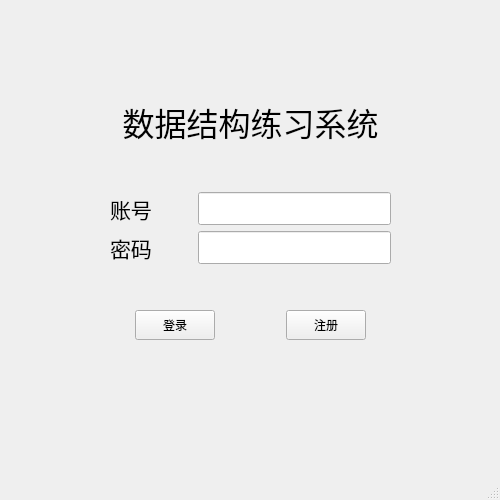
<?xml version="1.0" encoding="UTF-8"?>
<ui version="4.0">
 <class>MainWindow</class>
 <widget class="QMainWindow" name="MainWindow">
  <property name="windowModality">
   <enum>Qt::NonModal</enum>
  </property>
  <property name="geometry">
   <rect>
    <x>0</x>
    <y>0</y>
    <width>500</width>
    <height>500</height>
   </rect>
  </property>
  <property name="minimumSize">
   <size>
    <width>300</width>
    <height>300</height>
   </size>
  </property>
  <property name="maximumSize">
   <size>
    <width>500</width>
    <height>500</height>
   </size>
  </property>
  <property name="focusPolicy">
   <enum>Qt::StrongFocus</enum>
  </property>
  <property name="windowTitle">
   <string>系统登录界面</string>
  </property>
  <property name="layoutDirection">
   <enum>Qt::LeftToRight</enum>
  </property>
  <widget class="QWidget" name="centralwidget">
   <layout class="QGridLayout" name="gridLayout">
    <item row="0" column="1">
     <spacer name="verticalSpacer">
      <property name="orientation">
       <enum>Qt::Vertical</enum>
      </property>
      <property name="sizeHint" stdset="0">
       <size>
        <width>20</width>
        <height>68</height>
       </size>
      </property>
     </spacer>
    </item>
    <item row="1" column="0">
     <spacer name="horizontalSpacer_5">
      <property name="orientation">
       <enum>Qt::Horizontal</enum>
      </property>
      <property name="sizeHint" stdset="0">
       <size>
        <width>39</width>
        <height>20</height>
       </size>
      </property>
     </spacer>
    </item>
    <item row="1" column="1">
     <layout class="QVBoxLayout" name="verticalLayout">
      <item>
       <widget class="QLabel" name="label_title">
        <property name="font">
         <font>
          <pointsize>24</pointsize>
         </font>
        </property>
        <property name="text">
         <string>数据结构练习系统</string>
        </property>
        <property name="alignment">
         <set>Qt::AlignCenter</set>
        </property>
       </widget>
      </item>
      <item>
       <spacer name="verticalSpacer_3">
        <property name="orientation">
         <enum>Qt::Vertical</enum>
        </property>
        <property name="sizeHint" stdset="0">
         <size>
          <width>20</width>
          <height>40</height>
         </size>
        </property>
       </spacer>
      </item>
      <item>
       <layout class="QHBoxLayout" name="horizontalLayout_3">
        <item>
         <spacer name="horizontalSpacer_10">
          <property name="orientation">
           <enum>Qt::Horizontal</enum>
          </property>
          <property name="sizeHint" stdset="0">
           <size>
            <width>40</width>
            <height>20</height>
           </size>
          </property>
         </spacer>
        </item>
        <item>
         <widget class="QLabel" name="label_account">
          <property name="font">
           <font>
            <pointsize>16</pointsize>
           </font>
          </property>
          <property name="text">
           <string>账号</string>
          </property>
         </widget>
        </item>
        <item>
         <spacer name="horizontalSpacer">
          <property name="orientation">
           <enum>Qt::Horizontal</enum>
          </property>
          <property name="sizeHint" stdset="0">
           <size>
            <width>40</width>
            <height>20</height>
           </size>
          </property>
         </spacer>
        </item>
        <item>
         <widget class="QLineEdit" name="lineEdit_account">
          <property name="font">
           <font>
            <pointsize>16</pointsize>
           </font>
          </property>
         </widget>
        </item>
        <item>
         <spacer name="horizontalSpacer_8">
          <property name="orientation">
           <enum>Qt::Horizontal</enum>
          </property>
          <property name="sizeHint" stdset="0">
           <size>
            <width>40</width>
            <height>20</height>
           </size>
          </property>
         </spacer>
        </item>
       </layout>
      </item>
      <item>
       <layout class="QHBoxLayout" name="horizontalLayout_2">
        <item>
         <spacer name="horizontalSpacer_11">
          <property name="orientation">
           <enum>Qt::Horizontal</enum>
          </property>
          <property name="sizeHint" stdset="0">
           <size>
            <width>40</width>
            <height>20</height>
           </size>
          </property>
         </spacer>
        </item>
        <item>
         <widget class="QLabel" name="label_password">
          <property name="font">
           <font>
            <pointsize>16</pointsize>
           </font>
          </property>
          <property name="text">
           <string>密码</string>
          </property>
         </widget>
        </item>
        <item>
         <spacer name="horizontalSpacer_2">
          <property name="orientation">
           <enum>Qt::Horizontal</enum>
          </property>
          <property name="sizeHint" stdset="0">
           <size>
            <width>40</width>
            <height>20</height>
           </size>
          </property>
         </spacer>
        </item>
        <item>
         <widget class="QLineEdit" name="lineEdit_password">
          <property name="font">
           <font>
            <pointsize>16</pointsize>
           </font>
          </property>
          <property name="echoMode">
           <enum>QLineEdit::Password</enum>
          </property>
          <property name="dragEnabled">
           <bool>false</bool>
          </property>
          <property name="readOnly">
           <bool>false</bool>
          </property>
         </widget>
        </item>
        <item>
         <spacer name="horizontalSpacer_9">
          <property name="orientation">
           <enum>Qt::Horizontal</enum>
          </property>
          <property name="sizeHint" stdset="0">
           <size>
            <width>40</width>
            <height>20</height>
           </size>
          </property>
         </spacer>
        </item>
       </layout>
      </item>
      <item>
       <spacer name="verticalSpacer_4">
        <property name="orientation">
         <enum>Qt::Vertical</enum>
        </property>
        <property name="sizeHint" stdset="0">
         <size>
          <width>20</width>
          <height>40</height>
         </size>
        </property>
       </spacer>
      </item>
      <item>
       <layout class="QHBoxLayout" name="horizontalLayout">
        <item>
         <spacer name="horizontalSpacer_6">
          <property name="orientation">
           <enum>Qt::Horizontal</enum>
          </property>
          <property name="sizeHint" stdset="0">
           <size>
            <width>40</width>
            <height>20</height>
           </size>
          </property>
         </spacer>
        </item>
        <item>
         <widget class="QPushButton" name="loginBt">
          <property name="minimumSize">
           <size>
            <width>0</width>
            <height>30</height>
           </size>
          </property>
          <property name="text">
           <string>登录</string>
          </property>
         </widget>
        </item>
        <item>
         <spacer name="horizontalSpacer_3">
          <property name="orientation">
           <enum>Qt::Horizontal</enum>
          </property>
          <property name="sizeHint" stdset="0">
           <size>
            <width>20</width>
            <height>20</height>
           </size>
          </property>
         </spacer>
        </item>
        <item>
         <widget class="QPushButton" name="regBt">
          <property name="minimumSize">
           <size>
            <width>0</width>
            <height>30</height>
           </size>
          </property>
          <property name="text">
           <string>注册</string>
          </property>
         </widget>
        </item>
        <item>
         <spacer name="horizontalSpacer_7">
          <property name="orientation">
           <enum>Qt::Horizontal</enum>
          </property>
          <property name="sizeHint" stdset="0">
           <size>
            <width>40</width>
            <height>20</height>
           </size>
          </property>
         </spacer>
        </item>
       </layout>
      </item>
      <item>
       <spacer name="verticalSpacer_2">
        <property name="orientation">
         <enum>Qt::Vertical</enum>
        </property>
        <property name="sizeHint" stdset="0">
         <size>
          <width>20</width>
          <height>40</height>
         </size>
        </property>
       </spacer>
      </item>
     </layout>
    </item>
    <item row="1" column="2">
     <spacer name="horizontalSpacer_4">
      <property name="orientation">
       <enum>Qt::Horizontal</enum>
      </property>
      <property name="sizeHint" stdset="0">
       <size>
        <width>39</width>
        <height>20</height>
       </size>
      </property>
     </spacer>
    </item>
    <item row="2" column="1">
     <spacer name="verticalSpacer_5">
      <property name="orientation">
       <enum>Qt::Vertical</enum>
      </property>
      <property name="sizeHint" stdset="0">
       <size>
        <width>20</width>
        <height>68</height>
       </size>
      </property>
     </spacer>
    </item>
   </layout>
  </widget>
  <widget class="QMenuBar" name="menubar">
   <property name="geometry">
    <rect>
     <x>0</x>
     <y>0</y>
     <width>500</width>
     <height>23</height>
    </rect>
   </property>
  </widget>
  <widget class="QStatusBar" name="statusbar"/>
 </widget>
 <tabstops>
  <tabstop>regBt</tabstop>
 </tabstops>
 <resources/>
 <connections/>
</ui>
